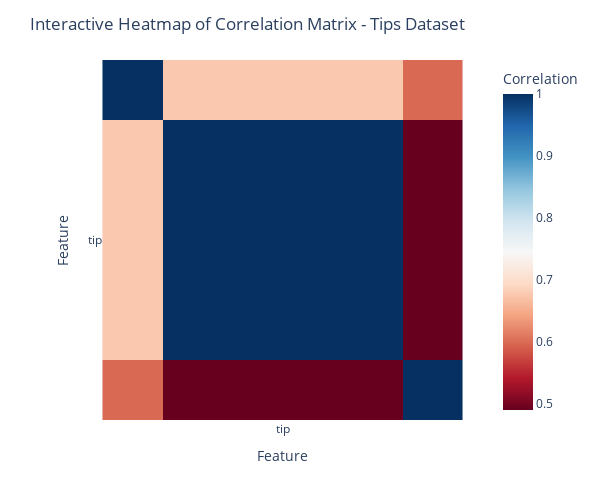

The cell this chart's notebook holds for it:
### Code cell
corr_matrix = tips.corr(numeric_only=True)

# Create an interactive heatmap with a valid colorscale
fig = px.imshow(
    corr_matrix, 
    labels=dict(x="Feature", y="Feature", color="Correlation"),
    x=corr_matrix.columns, 
    y=corr_matrix.index,
    color_continuous_scale="RdBu"  # ✅ Fix: Use a valid Plotly colorscale
)

# Update layout for better visibility
fig.update_layout(
    title="Interactive Heatmap of Correlation Matrix - Tips Dataset",
    width=600,
    height=500
)

# Show the interactive plot
fig.show()
BOLD_RED = "\033[1;31m"
RESET = "\033[0m"
print(f"{BOLD_RED}📊 HEAT MAP 📊{RESET}")

### Figure 1 — Plotly figure (JSON) as saved in the notebook; plotly's stock layout.template omitted (floating-point values rounded to 4 significant figures)
{"data": [{"coloraxis": "coloraxis", "hovertemplate": "Feature: %{x}<br>Feature: %{y}<br>Correlation: %{z}<extra></extra>", "name": "0", "type": "heatmap", "x": ["total_bill", "tip", "size"], "xaxis": "x", "y": ["total_bill", "tip", "size"], "yaxis": "y", "z": [[1, 0.6757, 0.5983], [0.6757, 1, 0.4893], [0.5983, 0.4893, 1]]}], "layout": {"coloraxis": {"colorbar": {"title": {"text": "Correlation"}}, "colorscale": [[0, "rgb(103,0,31)"], [0.1, "rgb(178,24,43)"], [0.2, "rgb(214,96,77)"], [0.3, "rgb(244,165,130)"], [0.4, "rgb(253,219,199)"], [0.5, "rgb(247,247,247)"], [0.6, "rgb(209,229,240)"], [0.7, "rgb(146,197,222)"], [0.8, "rgb(67,147,195)"], [0.9, "rgb(33,102,172)"], [1, "rgb(5,48,97)"]]}, "height": 500, "margin": {"t": 60}, "title": {"text": "Interactive Heatmap of Correlation Matrix - Tips Dataset"}, "width": 600, "xaxis": {"anchor": "y", "autorange": false, "constrain": "domain", "domain": [0.05224, 0.9478], "range": [0.25, 1.75], "scaleanchor": "y", "title": {"text": "Feature"}, "type": "category"}, "yaxis": {"anchor": "x", "autorange": false, "constrain": "domain", "domain": [0, 1], "range": [1.75, 0.25], "title": {"text": "Feature"}, "type": "category"}}}
